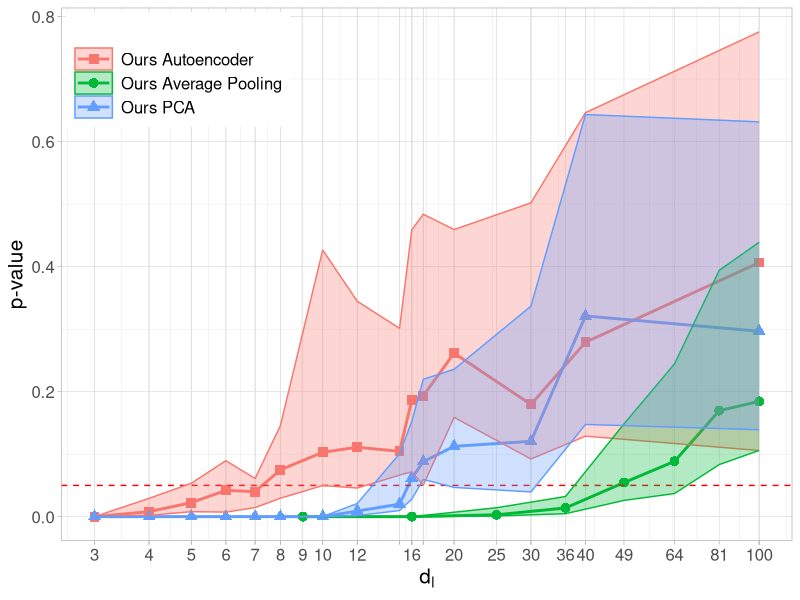
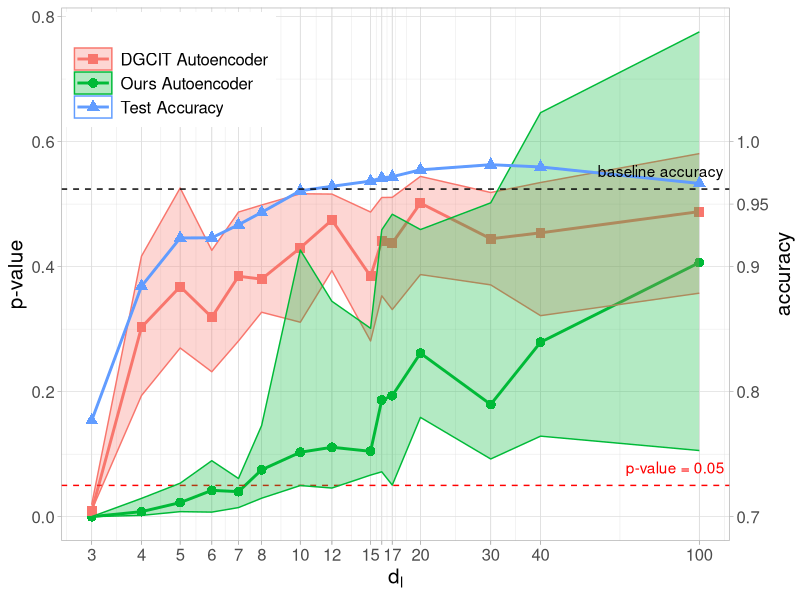
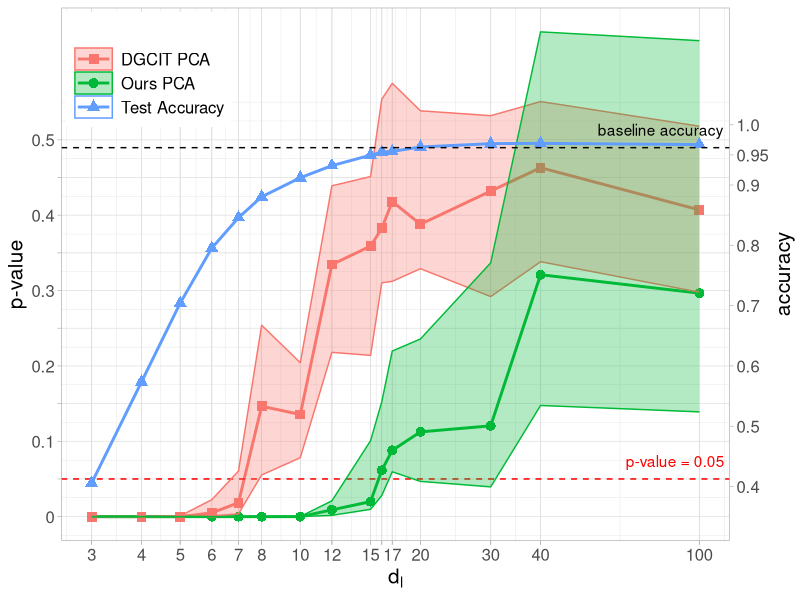
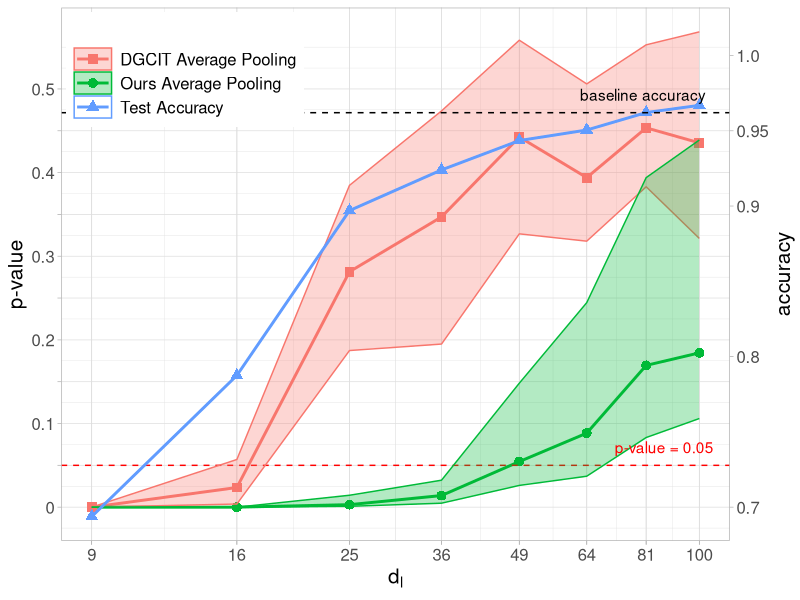

R code for these plots, in order:
## ---- chunk 1
knitr::opts_chunk$set(echo = TRUE)
## ---- chunk 2
library(tidyverse)
## ---- chunk 3
plt_df_ours_ae <- data.frame(dim = c(3, 4, 5, 6, 7, 8, 10, 12, 15, 16, 17, 20, 30, 40, 100),
                   plow  = c( 0, 0.002, 0.008, 0.00725, 0.0145, 0.0295, 0.04975, 0.04575, 0.0665, 0.07175, 0.0505, 0.15875, 0.09225, 0.12875, 0.10575),
                   pmed  = c( 0, 0.008, 0.0225, 0.042, 0.04, 0.075, 0.103, 0.111, 0.1045, 0.1865, 0.1935, 0.2615, 0.1795, 0.279, 0.4065),
                   phigh = c( 0, 0.02925, 0.0535, 0.0895, 0.061, 0.14575, 0.4265, 0.3445, 0.30125, 0.45875, 0.48375, 0.45925, 0.502, 0.64625, 0.7755),
                   type = "Ours Autoencoder"
                   )


plt_df_ours_pca <- data.frame(dim = c(3, 4, 5, 6, 7, 8, 10, 12, 15, 16, 17, 20, 30, 40, 100),
                   plow = c(0, 0, 0, 0, 0, 0, 0, 0.00175, 0.00975, 0.028, 0.0595, 0.04675, 0.0395, 0.1475, 0.139),
                   pmed = c(0, 0, 0, 0, 0, 0, 0, 0.009, 0.02, 0.0615, 0.088, 0.1125,  0.1205, 0.321, 0.2965),
                   phigh = c(0, 0, 0, 0, 0, 0, 0.00025, 0.021, 0.10075, 0.15225, 0.21975, 0.23575, 0.33675, 0.64325, 0.6315),
                   type = "Ours PCA"
                   )

plt_df_ours_ap <- data.frame(dim = c( 9, 16, 25, 36, 49, 64, 81, 100),
                   plow = c(0, 0, 0.001, 0.00475, 0.026, 0.037, 0.08325, 0.106),
                   pmed = c(0, 0, 0.003, 0.0139, 0.0545, 0.0885, 0.16949, 0.1845),
                   phigh = c(0, 0, 0.01425, 0.03225, 0.14825, 0.2445, 0.394, 0.439),
                   type = "Ours Average Pooling"
                   )

plt_df_shi_ae <- data.frame(dim = c(3, 4, 5, 6, 7, 8, 10, 12, 15, 16, 17, 20, 30, 40, 100),
                   plow  = c( 0.01, 0.19375, 0.26975, 0.23175, 0.281, 0.327, 0.311, 0.3935, 0.281, 0.35325, 0.33125, 0.38725, 0.37075, 0.3215, 0.3575),
                   pmed  = c( 0.0085, 0.303, 0.368, 0.319, 0.3845, 0.38, 0.43, 0.4745, 0.3845, 0.4405, 0.4375, 0.5015, 0.4445, 0.454, 0.488),
                   phigh = c( 0.019, 0.41675, 0.52575, 0.426, 0.48725, 0.4985, 0.5165, 0.516, 0.48725, 0.5105, 0.51075, 0.54425, 0.5185, 0.5345, 0.58075),
                   type = "DGCIT Autoencoder"
                   )

plt_df_shi_pca <- data.frame(dim = c(3, 4, 5, 6, 7, 8, 10, 12, 15, 16, 17, 20, 30, 40, 100),
                   plow = c( 0, 0, 0, 0.001, 0.00375, 0.05525, 0.07825, 0.218, 0.214, 0.31025, 0.31225, 0.329, 0.292, 0.33825, 0.29775),
                   pmed = c( 0, 0, 0, 0.005, 0.0185, 0.1465, 0.1355, 0.3345, 0.359, 0.3825, 0.418, 0.388, 0.432, 0.463, 0.407),
                   phigh = c( 0, 0, 0.001, 0.0225, 0.0605, 0.254, 0.20425, 0.439, 0.45125, 0.55375, 0.575, 0.5385, 0.532, 0.55075, 0.518),
                   type = "DGCIT PCA"
                   )

plt_df_shi_ap <- data.frame(dim = c( 9, 16, 25, 36, 49, 64, 81, 100),
                   plow  = c( 0, 0.00375, 0.18725, 0.195, 0.32675, 0.318, 0.383, 0.32125),
                   pmed  = c( 0, 0.0235, 0.2815, 0.347, 0.4425, 0.394, 0.4535, 0.4355),
                   phigh = c( 0, 0.057, 0.38475, 0.47375, 0.55825, 0.506, 0.55275, 0.56825),
                   type = "DGCIT Average Pooling"
                   )

plt_df_all <- rbind(plt_df_ours_ae, plt_df_ours_pca, plt_df_ours_ap)
plt_df_ae_all <- rbind(plt_df_ours_ae, plt_df_shi_ae)
plt_df_pca_all <- rbind(plt_df_ours_pca, plt_df_shi_pca)
plt_df_ap_all <- rbind(plt_df_ours_ap, plt_df_shi_ap)
## ---- chunk 4
base_line_acc <- 0.962

plt_df_acc_ae <- data.frame(dim = c(3, 4, 5, 6, 7, 8, 10, 12, 15, 16, 17, 20, 30, 40, 100),
                   acc  = c(0.7768, 0.8843, 0.9229, 0.923, 0.9335, 0.9434, 0.9607, 0.9642, 0.9684, 0.9709, 0.9719, 0.9774, 0.9815, 0.9797, 0.9665),
                   type = "Accuracy Autoencoder"
                   )

plt_df_acc_pca <- data.frame(dim = c(3, 4, 5, 6, 7, 8, 10, 12, 15, 16, 17, 20, 30, 40, 100),
                   acc  = c(0.4057, 0.5735, 0.7042, 0.7954, 0.8459, 0.8805, 0.9122, 0.9322, 0.9496, 0.9546, 0.9557, 0.9631, 0.9686, 0.9691, 0.9671),
                   type = "Accuracy PCA"
                   )

plt_df_acc_ap <- data.frame(dim = c( 9, 16, 25, 36, 49, 64, 81, 100),
                   acc  = c(0.6937, 0.7875, 0.897, 0.924, 0.9435, 0.9505, 0.9621, 0.9669),
                   type = "Accuracy Average pooling"
                   )
## ---- chunk 5

gg_color_hue <- function(n) {
  hues = seq(15, 375, length = n + 1)
  hcl(h = hues, l = 65, c = 100)[1:n]
}

ggplot(data = plt_df_all, mapping = aes(x = dim, y = pmed, col = type)) +
  geom_line(linewidth=1) +
  geom_point(size=3, aes(shape = type)) +
  theme_light() +
  labs(x = quote(d[l]), y = "p-value") +
  scale_x_continuous(trans='log',
                     breaks = plt_df_all$dim,
                     labels = plt_df_all$dim,
                     guide = guide_axis(check.overlap = TRUE)) +
  # ylim(0, 0.5) +
  geom_hline(yintercept = 0.05, linetype = 'dashed', color = 'red') +
  geom_ribbon(aes(ymin=plow, ymax=phigh, x=dim, fill = type), alpha = 0.3)+ 
  theme(legend.position = c(0.01, 1 - 0.01), legend.justification = c(0.01, 1 - 0.01))  + 
  scale_colour_manual(name = "", values = gg_color_hue(3) ) +
  scale_shape_manual(name = "", values = c(15, 16, 17, 15, 16, 17)) + 
  guides(fill=guide_legend(title=""))+
  theme(legend.key.width=unit(1,"cm"))+
  # theme(axis.text=element_text(size=10))+
  theme(text=element_text(size=15))

# ggsave(filename = "image_07.png", dpi = 300)
## ---- chunk 6
acc_label = "Test Accuracy"
move_y = 0.7
scale_y = 2
input_p_val_df = plt_df_ae_all
input_acc_df = plt_df_acc_ae

ggplot() +
  geom_line(linewidth=1, data = input_p_val_df, mapping = aes(x = dim, y = pmed, col = type)) +
  geom_point(size=3, data = input_p_val_df, mapping = aes(x = dim, y = pmed, col = type, shape = type)) +
  theme_light() +
  labs(x = quote(d[l]), y = "p-value") +
  scale_x_continuous(trans='log',
                     breaks = input_p_val_df$dim,
                     labels = input_p_val_df$dim,
                     guide = guide_axis(check.overlap = TRUE)) +
  # ylim(0, 0.5) +
  geom_hline(yintercept = 0.05, linetype = 'dashed', color = 'red') +
  geom_ribbon(data = input_p_val_df, aes(x = dim, y = pmed, col = type, ymin=plow, ymax=phigh, fill = type), alpha = 0.3)+
  # theme(axis.text=element_text(size=10))+
  theme(text=element_text(size=15)) + 
  geom_line(linewidth=1, data = input_acc_df, aes(x = dim, y = (acc - move_y)*scale_y, col = acc_label)) +  
  geom_point(size=3, data = input_acc_df, aes(x = dim, y = (acc -move_y)*scale_y, col = acc_label, shape = acc_label)) + 
  geom_ribbon(data = input_acc_df, aes(x = dim, y = (acc -move_y)*scale_y, col = acc_label, ymin=(acc -move_y)*scale_y, ymax=(acc -move_y)*scale_y, fill = acc_label), alpha = 0.0) +
  scale_y_continuous(
    name = "p-value",
    sec.axis = sec_axis(trans = (~ ./scale_y +move_y),# Adjust the secondary axis
                        name = "accuracy",
                        breaks = c(0.5, 0.6, 0.7, 0.8, 0.9, 0.95, 1.0),
                        labels = c(0.5, 0.6, 0.7, 0.8, 0.9, 0.95, "1.0"),
                        guide = guide_axis(check.overlap = TRUE))  
  ) +
  theme(
    axis.title.y.right = element_text(angle = 90, vjust = 0.5)
  )+
  geom_hline(yintercept = (base_line_acc - move_y)*scale_y, linetype = 'dashed', color = 'Black') +  # Adjust for scaling
  annotate("text", x = max(plt_df_acc_ae$dim) -20, y =(base_line_acc - move_y)*scale_y, label = "baseline accuracy", color = "Black", vjust = -1)+ 
  annotate("text", x = max(plt_df_acc_ae$dim) - 13 , y = 0.05, label = "p-value = 0.05", color = "red", vjust = -1)+ 
  theme(legend.position = c(0.01, 1 - 0.01), legend.justification = c(0.01, 1 - 0.01))  + 
  scale_colour_manual(name = "", values = gg_color_hue(3) ) +
  scale_shape_manual(name = "", values = c(15, 16, 17)) + 
  guides(fill=guide_legend(title=""))+
  theme(legend.key.width=unit(1,"cm"))

# ggsave(filename = "image_11_2.png", dpi = 300)
## ---- chunk 7
acc_label = "Test Accuracy"
move_y = 0.35
scale_y = 0.8
input_p_val_df = plt_df_pca_all
input_acc_df = plt_df_acc_pca

ggplot() +
  geom_line(linewidth=1, data = input_p_val_df, mapping = aes(x = dim, y = pmed, col = type)) +
  geom_point(size=3, data = input_p_val_df, mapping = aes(x = dim, y = pmed, col = type, shape = type)) +
  theme_light() +
  labs(x = quote(d[l]), y = "p-value") +
  scale_x_continuous(trans='log',
                     breaks = input_p_val_df$dim,
                     labels = input_p_val_df$dim,
                     guide = guide_axis(check.overlap = TRUE)) +
  # ylim(0, 0.5) +
  geom_hline(yintercept = 0.05, linetype = 'dashed', color = 'red') +
  geom_ribbon(data = input_p_val_df, aes(x = dim, y = pmed, col = type, ymin=plow, ymax=phigh, fill = type), alpha = 0.3)+
  # theme(axis.text=element_text(size=10))+
  theme(text=element_text(size=15)) + 
  geom_line(linewidth=1, data = input_acc_df, aes(x = dim, y = (acc - move_y)*scale_y, col = acc_label)) +  
  geom_point(size=3, data = input_acc_df, aes(x = dim, y = (acc -move_y)*scale_y, col = acc_label, shape = acc_label)) + 
  geom_ribbon(data = input_acc_df, aes(x = dim, y = (acc -move_y)*scale_y, col = acc_label, ymin=(acc -move_y)*scale_y, ymax=(acc -move_y)*scale_y, fill = acc_label), alpha = 0.0) +
  scale_y_continuous(
    name = "p-value",
    sec.axis = sec_axis(trans = (~ ./scale_y +move_y),# Adjust the secondary axis
                        name = "accuracy",
                        breaks = c(0.4, 0.5, 0.6, 0.7, 0.8, 0.9, 0.95, 1.0),
                        labels = c(0.4, 0.5, 0.6, 0.7, 0.8, 0.9, 0.95, "1.0"),
                        guide = guide_axis(check.overlap = TRUE)),
    breaks = c(0, 0.05, 0.1, 0.15, 0.2, 0.25, 0.3, 0.35, 0.4, 0.45, 0.5),
    labels = c("0", " ", 0.1, " ", 0.2, " ", 0.3, " ", 0.4, " ", 0.5),
  ) +
  theme(
    axis.title.y.right = element_text(angle = 90, vjust = 0.5)
  )+
  geom_hline(yintercept = (base_line_acc - move_y)*scale_y, linetype = 'dashed', color = 'Black') +  # Adjust for scaling
  annotate("text", x = max(plt_df_acc_ae$dim) -20, y =(base_line_acc - move_y)*scale_y, label = "baseline accuracy", color = "Black", vjust = -1)+ 
  annotate("text", x = max(plt_df_acc_ae$dim) - 13 , y = 0.05, label = "p-value = 0.05", color = "red", vjust = -1)+ 
  theme(legend.position = c(0.01, 1 - 0.01), legend.justification = c(0.01, 1 - 0.01))  + 
  scale_colour_manual(name = "", values = gg_color_hue(3) ) +
  scale_shape_manual(name = "", values = c(15, 16, 17)) + 
  guides(fill=guide_legend(title=""))+
  theme(legend.key.width=unit(1,"cm"))

# ggsave(filename = "image_12_2.png", dpi = 300)
## ---- chunk 8
acc_label = "Test Accuracy"
move_y = 0.7
scale_y = 1.8
input_p_val_df = plt_df_ap_all
input_acc_df = plt_df_acc_ap

ggplot() +
  geom_line(linewidth=1, data = input_p_val_df, mapping = aes(x = dim, y = pmed, col = type)) +
  geom_point(size=3, data = input_p_val_df, mapping = aes(x = dim, y = pmed, col = type, shape = type)) +
  theme_light() +
  labs(x = quote(d[l]), y = "p-value") +
  scale_x_continuous(trans='log',
                     breaks = input_p_val_df$dim,
                     labels = input_p_val_df$dim,
                     guide = guide_axis(check.overlap = TRUE)) +
  # ylim(0, 0.5) +
  geom_hline(yintercept = 0.05, linetype = 'dashed', color = 'red') +
  geom_ribbon(data = input_p_val_df, aes(x = dim, y = pmed, col = type, ymin=plow, ymax=phigh, fill = type), alpha = 0.3)+
  # theme(axis.text=element_text(size=10))+
  theme(text=element_text(size=15)) + 
  geom_line(linewidth=1, data = input_acc_df, aes(x = dim, y = (acc - move_y)*scale_y, col = acc_label)) +  
  geom_point(size=3, data = input_acc_df, aes(x = dim, y = (acc -move_y)*scale_y, col = acc_label, shape = acc_label)) + 
  geom_ribbon(data = input_acc_df, aes(x = dim, y = (acc -move_y)*scale_y, col = acc_label, ymin=(acc -move_y)*scale_y, ymax=(acc -move_y)*scale_y, fill = acc_label), alpha = 0.0) +
  scale_y_continuous(
    name = "p-value",
    sec.axis = sec_axis(trans = (~ ./scale_y +move_y),# Adjust the secondary axis
                        name = "accuracy",
                        breaks = c(0.5, 0.6, 0.7, 0.8, 0.9, 0.95, 1.0),
                        labels = c(0.5, 0.6, 0.7, 0.8, 0.9, 0.95, "1.0"),
                        guide = guide_axis(check.overlap = TRUE)),
    breaks = c(0, 0.05, 0.1, 0.15, 0.2, 0.25, 0.3, 0.35, 0.4, 0.45, 0.5),
    labels = c("0", " ", 0.1, " ", 0.2, " ", 0.3, " ", 0.4, " ", 0.5),
  ) +
  theme(
    axis.title.y.right = element_text(angle = 90, vjust = 0.5)
  )+
  geom_hline(yintercept = (base_line_acc - move_y)*scale_y, linetype = 'dashed', color = 'Black') +  # Adjust for scaling
  annotate("text", x = max(plt_df_acc_ae$dim) -20, y =(base_line_acc - move_y)*scale_y, label = "baseline accuracy", color = "Black", vjust = -1)+ 
  annotate("text", x = max(plt_df_acc_ae$dim) - 13 , y = 0.05, label = "p-value = 0.05", color = "red", vjust = -1)+ 
  theme(legend.position = c(0.01, 1 - 0.01), legend.justification = c(0.01, 1 - 0.01))  + 
  scale_colour_manual(name = "", values = gg_color_hue(3) ) +
  scale_shape_manual(name = "", values = c(15, 16, 17)) + 
  guides(fill=guide_legend(title=""))+
  theme(legend.key.width=unit(1,"cm"))

# ggsave(filename = "image_13_2.png", dpi = 300)
